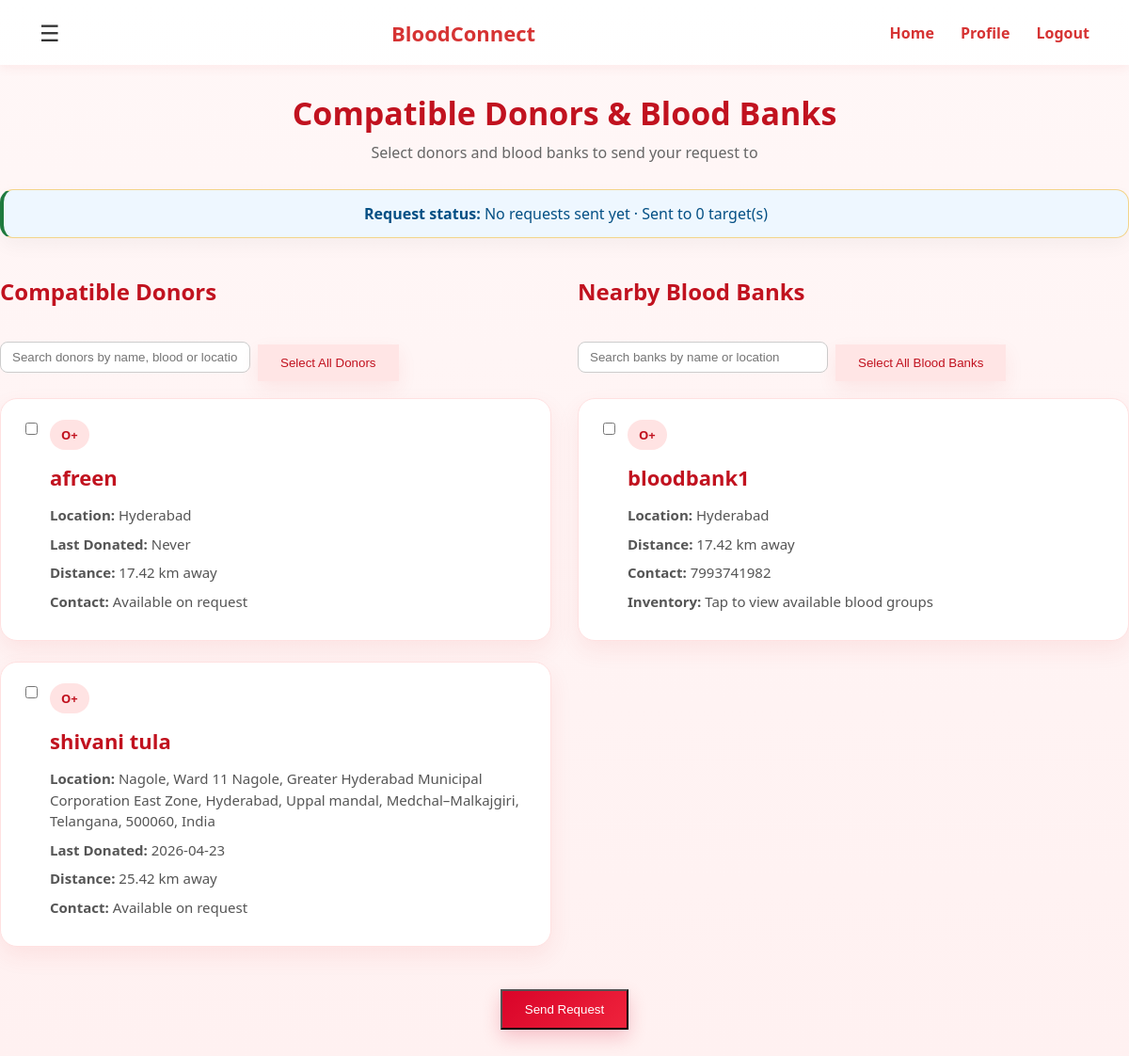
The app's page /results/4 (signed in) with its own data.
### tables this page shows
CREATE TABLE users(
        id INTEGER PRIMARY KEY AUTOINCREMENT,
        name TEXT NOT NULL,
        email TEXT UNIQUE NOT NULL,
        password TEXT NOT NULL,
        phone TEXT,
        age INTEGER,
        weight REAL,
        blood TEXT,
        location TEXT,
        latitude REAL,
        longitude REAL,
        last_donated TEXT,
        is_donor INTEGER DEFAULT 0,
        is_available INTEGER DEFAULT 1
    , referral_code TEXT, role TEXT DEFAULT 'donor', is_admin INTEGER DEFAULT 0);

CREATE TABLE blood_banks(
        id INTEGER PRIMARY KEY AUTOINCREMENT,
        name TEXT,
        blood_groups_available TEXT,
        phone TEXT,
        location TEXT,
        latitude REAL,
        longitude REAL
    , email TEXT, password TEXT);

CREATE TABLE requests(
        id INTEGER PRIMARY KEY AUTOINCREMENT,
        patient_name TEXT,
        gender TEXT,
        age INTEGER,
        blood TEXT,
        units_required INTEGER,
        hospital TEXT,
        contact_number TEXT,
        location TEXT,
        latitude REAL,
        longitude REAL,
        requester_id INTEGER,
        is_emergency INTEGER DEFAULT 0
    , status TEXT DEFAULT 'open');

### app.py (the view)
@app.route('/results/<int:request_id>')
@login_required
def show_results(request_id):
    req = get_request_by_id(request_id)
    if not req or req[11] != session['user']['id']:
        return "Request not found", 404
    compatible_blood_groups = compat.get(req[4], [req[4]])
    donors = get_compatible_donors()
    request_notifications = get_notifications_by_request(request_id)
    requested_donor_ids = {note[1] for note in request_notifications}
    donor_list = []
    for donor in donors:
        if donor[0] == session['user']['id']:
            continue
        donor_blood = donor[7]
        if req[12] or donor_blood in compatible_blood_groups:  # For emergency, show all donors
            distance = None
            if req[9] and req[10] and donor[9] and donor[10]:
                distance = haversine(req[9], req[10], donor[9], donor[10])
            donor_list.append({
                'id': donor[0],
                'name': donor[1],
                'blood': donor[7],
                'phone': donor[4],
                'location': donor[8],
                'last_donated': donor[11] or 'Never',
                'latitude': donor[9],
                'longitude': donor[10],
                'distance': distance,
                'already_requested': donor[0] in requested_donor_ids
            })
    donor_list.sort(key=lambda x: x['distance'] if x['distance'] is not None else float('inf'))
    request_banks = get_blood_banks_for_request(request_id)
    requested_bank_ids = {bank[0] for bank in request_banks}
    blood_banks = get_all_blood_banks()
    bank_list = []
    for bank in blood_banks:
        if req[12] or req[4] in bank[2]:  # For emergency, show all banks
            distance = None
            if req[9] and req[10] and bank[5] is not None and bank[6] is not None:
                distance = haversine(req[9], req[10], bank[5], bank[6])
            bank_list.append({
                'id': bank[0],
                'name': bank[1],
                'blood_groups_available': bank[2],
                'phone': bank[3],
                'location': bank[4],
                'latitude': bank[5],
                'longitude': bank[6],
                'distance': distance,
                'already_requested': bank[0] in requested_bank_ids
            })
    bank_list.sort(key=lambda x: x['distance'] if x['distance'] is not None else float('inf'))
    request_notes = get_notifications_by_request(request_id)
    accepted_count = sum(1 for note in request_notes if note[3] == 'accepted')
    pending_count = sum(1 for note in request_notes if note[3] == 'pending')
    declined_count = sum(1 for note in request_notes if note[3] == 'declined')
    completed_count = sum(1 for note in request_notes if note[3] == 'completed')
    sent_to_count = len({note[1] for note in request_notes}) + len(get_blood_banks_for_request(request_id))
    if accepted_count:
        request_status = f"{accepted_count} accepted, {pending_count} pending"
    elif pending_count:
        request_status = "Waiting for donor responses"
    elif declined_count:
        request_status = "All donor responses declined"
    else:
        request_status = "No requests sent yet"
    return render_template('results.html',
        request_id=request_id,
        request_status=request_status,
        sent_to_count=sent_to_count,
        patient_name=req[1],
        patient_gender=req[2],
        patient_age=req[3],
        requested_blood=req[4],
        units_required=req[5],
        hospital=req[6],
        contact_number=req[7],
        request_location=req[8],
        donors=donor_list,
        blood_banks=bank_list,
        show_blood_banks="yes" if bank_list else "no",
        is_emergency=req[12]
    )

### app.py (called while the page is built)
@app.context_processor
def inject_user():
    return {'user': session.get('user')}

def login_required(view):
    @wraps(view)
    def wrapped_view(*args, **kwargs):
        if not session.get('user'):
            next_page = request.path
            if request.query_string:
                next_page += '?' + request.query_string.decode('utf-8')
            return redirect(f"/login?next={next_page}")
        return view(*args, **kwargs)
    return wrapped_view

def haversine(lat1, lon1, lat2, lon2):
    R = 6371  # km
    lat1, lon1, lat2, lon2 = map(float, [lat1, lon1, lat2, lon2])
    dlat = radians(lat2 - lat1)
    dlon = radians(lon2 - lon1)
    a = sin(dlat / 2) ** 2 + cos(radians(lat1)) * cos(radians(lat2)) * sin(dlon / 2) ** 2
    c = 2 * atan2(sqrt(a), sqrt(1 - a))
    return R * c

### database.py (called while the page is built)
def get_request_by_id(request_id):
    conn = sqlite3.connect(DB_NAME)
    cur = conn.cursor()
    cur.execute("SELECT * FROM requests WHERE id=?", (request_id,))
    request_row = cur.fetchone()
    conn.close()
    return request_row

def get_notifications_by_request(request_id):
    conn = sqlite3.connect(DB_NAME)
    cur = conn.cursor()
    cur.execute("SELECT * FROM notifications WHERE request_id=?", (request_id,))
    notifications = cur.fetchall()
    conn.close()
    return notifications

def get_blood_banks_for_request(request_id):
    conn = sqlite3.connect(DB_NAME)
    cur = conn.cursor()
    cur.execute('''
        SELECT b.id, b.name, b.phone, b.location, b.latitude, b.longitude, rb.status
        FROM blood_banks b
        JOIN request_blood_banks rb ON b.id = rb.bank_id
        WHERE rb.request_id=?
    ''', (request_id,))
    banks = cur.fetchall()
    conn.close()
    return banks

def get_compatible_donors():
    conn = sqlite3.connect(DB_NAME)
    cur = conn.cursor()
    cur.execute("SELECT * FROM users WHERE is_donor=1 AND is_available=1")
    donors = cur.fetchall()
    conn.close()
    return donors

def get_all_blood_banks():
    conn = sqlite3.connect(DB_NAME)
    cur = conn.cursor()
    cur.execute("SELECT * FROM blood_banks")
    banks = cur.fetchall()
    conn.close()
    return banks

### templates/results.html (shortened to what this page needs)
<!DOCTYPE html>
<html>
<head>
    <link rel="stylesheet" href="{{ url_for('static', filename='style.css') }}">
</head>
<body>
<div class="navbar">
    <div class="menu">☰</div>
    <div class="logo">BloodConnect</div>
    <div class="nav-links">
        {% if user %}
            <a href="/">Home</a>
            <a href="/profile">Profile</a>
            <a href="/logout">Logout</a>
        {% else %}
            <a href="/">Home</a>
            <a href="/login">Sign In</a>
            <a href="/signup">Sign Up</a>
        {% endif %}
    </div>
</div>
<div class="results-wrapper">
    <div class="results-header">
        <h2>Compatible Donors & Blood Banks</h2>
        <p>Select donors and blood banks to send your request to</p>
    </div>
    {% if request_status %}
    <div class="alert-message" style="background: #eef7ff; color: #034f84; border-left: 4px solid #1f7a3d; margin-bottom: 16px;">
        <strong>Request status:</strong> {{ request_status }}{% if sent_to_count is not none %} · Sent to {{ sent_to_count }} target(s){% endif %}
    </div>
    {% endif %}
    <form id="requestForm" method="POST" action="/send-request">
        <div class="split-results">
            <div class="results-column">
                <div class="section-header" style="display: flex; justify-content: space-between; align-items: center; flex-wrap: wrap; gap: 10px;">
                    <div>
                        <h3 class="section-title">Compatible Donors</h3>
                    </div>
                    <div style="display:flex; align-items:center; gap:8px;">
                        <input id="donorSearch" type="text" placeholder="Search donors by name, blood or location" oninput="filterDonors()" style="padding: 8px 12px; border: 1px solid #ccc; border-radius: 8px; min-width:240px;">
                        <button type="button" class="secondary-btn" onclick="selectAllDonors()">Select All Donors</button>
                    </div>
                </div>
                {% if donors %}
                <div class="donor-grid two-col-grid">
                    {% for donor in donors %}
                    <div class="donor-card" data-name="{{ donor.name|lower }}" data-blood="{{ donor.blood|lower }}" data-location="{{ donor.location|lower }}" data-requested="{{ 'true' if donor.already_requested else 'false' }}">
                        <div style="display: flex; align-items: flex-start; gap: 10px;">
                            <input type="checkbox" name="selected_donors" value="{{ donor.id }}" onchange="checkSelections()" {% if donor.already_requested %}checked{% endif %}>
                            <div style="flex: 1;" onclick="openDonorModal('{{ donor.name }}','{{ donor.blood }}','{{ donor.phone }}','{{ donor.location }}','{{ donor.last_donated }}')">
                                <span class="tag">{{ donor.blood }}</span>
                                <h3>{{ donor.name }}</h3>
                                <p><b>Location:</b> {{ donor.location }}</p>
                                <p><b>Last Donated:</b> {{ donor.last_donated }}</p>
                                {% if donor.distance is not none %}
                                    <p><b>Distance:</b> {{ "%.2f"|format(donor.distance) }} km away</p>
                                {% else %}
                                    <p><b>Distance:</b> Not available</p>
                                {% endif %}
                                <p><b>Contact:</b> Available on request</p>
                            </div>
                        </div>
                    </div>
                    {% endfor %}
                </div>
                {% else %}
                <div class="empty-state">
                    <h3>No matching donors found.</h3>
                    <p>Try checking nearby blood banks.</p>
                </div>
                {% endif %}
            </div>
            <div class="results-column">
                <div class="section-header" style="display: flex; justify-content: space-between; align-items: center; flex-wrap: wrap; gap: 10px;">
                    <div>
                        <h3 class="section-title">Nearby Blood Banks</h3>
                    </div>
                    <div style="display:flex; align-items:center; gap:8px;">
                        <input id="bankSearch" type="text" placeholder="Search banks by name or location" oninput="filterBanks()" style="padding: 8px 12px; border: 1px solid #ccc; border-radius: 8px; min-width:240px;">
                        <button type="button" class="secondary-btn" onclick="selectAllBanks()">Select All Blood Banks</button>
                    </div>
                </div>
                {% if blood_banks %}
                <div class="donor-grid two-col-grid">
                    {% for bank in blood_banks %}
                    <div class="donor-card" data-name="{{ bank.name|lower }}" data-location="{{ bank.location|lower }}" data-requested="{{ 'true' if bank.already_requested else 'false' }}">
                        <div style="display: flex; align-items: flex-start; gap: 10px;">
                            <input type="checkbox" name="selected_banks" value="{{ bank.id }}" onchange="checkSelections()" {% if bank.already_requested %}checked{% endif %}>
                            <div style="flex: 1;" data-name="{{ bank.name|e }}"
                                 data-phone="{{ bank.phone|e }}"
                                 data-location="{{ bank.location|e }}"
                                 data-distance="{{ bank.distance if bank.distance is not none else '' }}"
                                 data-inventory="{{ bank.blood_groups_available|e }}"
                                 onclick="openBloodBankModalFromCard(this)">
                                <span class="tag">{{ requested_blood }}</span>
                                <h3>{{ bank.name }}</h3>
                                <p><b>Location:</b> {{ bank.location }}</p>
                                {% if bank.distance is not none %}
                                    <p><b>Distance:</b> {{ "%.2f"|format(bank.distance) }} km away</p>
                                {% else %}
                                    <p><b>Distance:</b> Not available</p>
                                {% endif %}
                                <p><b>Contact:</b> {{ bank.phone }}</p>
                                <p><b>Inventory:</b> Tap to view available blood groups</p>
                            </div>
                        </div>
                    </div>
                    {% endfor %}
                </div>
                {% else %}
                <div class="empty-state">
                    <h3>No matching blood banks found.</h3>
                    <p>No blood banks with {{ requested_blood }} were found.</p>
                </div>
                {% endif %}
            </div>
        </div>
        <div style="text-align: center; margin: 30px 0;">
            <button type="submit" id="sendRequestBtn" class="primary-btn">Send Request</button>
        </div>
    </form>
</div>
</body>
</html>

### static/style.css (style rules this page uses)
body { margin: 0; font-family: 'Segoe UI', sans-serif; background: linear-gradient(to bottom, #fff7f7, #fff1f1); color: #333; }
.navbar { display: flex; justify-content: space-between; align-items: center; padding: 18px 42px; background: rgba(255, 255, 255, 0.95); box-shadow: 0 2px 12px rgba(214, 51, 51, 0.08); position: sticky; top: 0; z-index: 100; }
.logo { font-size: 22px; font-weight: 700; color: #d63333; }
.nav-links a { margin-left: 24px; text-decoration: none; color: #d63333; font-weight: 600; transition: 0.25s ease; }
.menu { font-size: 24px; cursor: pointer; color: #333; }
.primary-btn { background: linear-gradient(135deg, #d90429, #ef233c); color: white; box-shadow: 0 8px 20px rgba(217, 4, 41, 0.2); }
.secondary-btn { background: white; color: #d63333; border: 1px solid #f3b3b3; box-shadow: 0 8px 20px rgba(214, 51, 51, 0.08); }
.primary-btn { width:auto; margin-top:15px; padding: 12px 24px; }
.secondary-btn { width:auto; margin-top:12px; background:#ffe5e5 !important; color:#c1121f !important; border:none; padding: 12px 24px; }
.results-header { text-align: center; margin-bottom: 28px; }
.results-header h2 { color: #c1121f; font-size: 34px; margin-bottom: 8px; }
.results-header p { color: #666; font-size: 16px; margin: 0; }
.alert-message { background: linear-gradient(to right, #fff4d6, #fff8e8); color: #8a5a00; border: 1px solid #f3d48a; padding: 14px 18px; border-radius: 14px; margin-bottom: 24px; text-align: center; box-shadow: 0 8px 20px rgba(0,0,0,0.04); }
.donor-grid { display: grid; grid-template-columns: repeat(3, 1fr); gap: 22px; }
.donor-card { background: white; border-radius: 18px; padding: 22px; box-shadow: 0 10px 24px rgba(214, 51, 51, 0.08); border: 1px solid #ffe1e1; cursor: pointer; transition: all 0.3s ease; position: relative; }
.donor-card h3 { margin-top: 14px; margin-bottom: 14px; color: #c1121f; font-size: 22px; }
.donor-card p { margin: 8px 0; color: #555; line-height: 1.5; font-size: 15px; }
.tag { display: inline-block; background: #ffe3e3; color: #c1121f; padding: 7px 12px; border-radius: 999px; font-size: 13px; font-weight: 700; }
.split-results { display: grid; grid-template-columns: 1fr 1fr; gap: 28px; align-items: start; }
.results-column { background: transparent; }
.section-title { color: #c1121f; font-size: 24px; margin-bottom: 18px; text-align: center; }
.two-col-grid { grid-template-columns: 1fr; }
.section-header { display: flex; justify-content: space-between; align-items: flex-start; gap: 16px; margin-bottom: 18px; }

### records on screen
users: blood "O+", name "afreen", location "Hyderabad", last_donated "Never", distance "17.42"
users: blood "O+", name "shivani tula", location "Nagole, Ward 11 Nagole, Greater Hyderabad Municipal Corporation East Zone, Hyderabad, Uppal mandal, Medchal–Malkajgiri, Telangana, 500060, India", last_donated "2026-04-23", distance "25.42"
blood_banks: name "bloodbank1", location "Hyderabad", distance "17.42", phone "7993741982"
requests: blood "O+"

### other values on screen
{{ request_status }} "No requests sent yet"
{{ sent_to_count }} "0"
